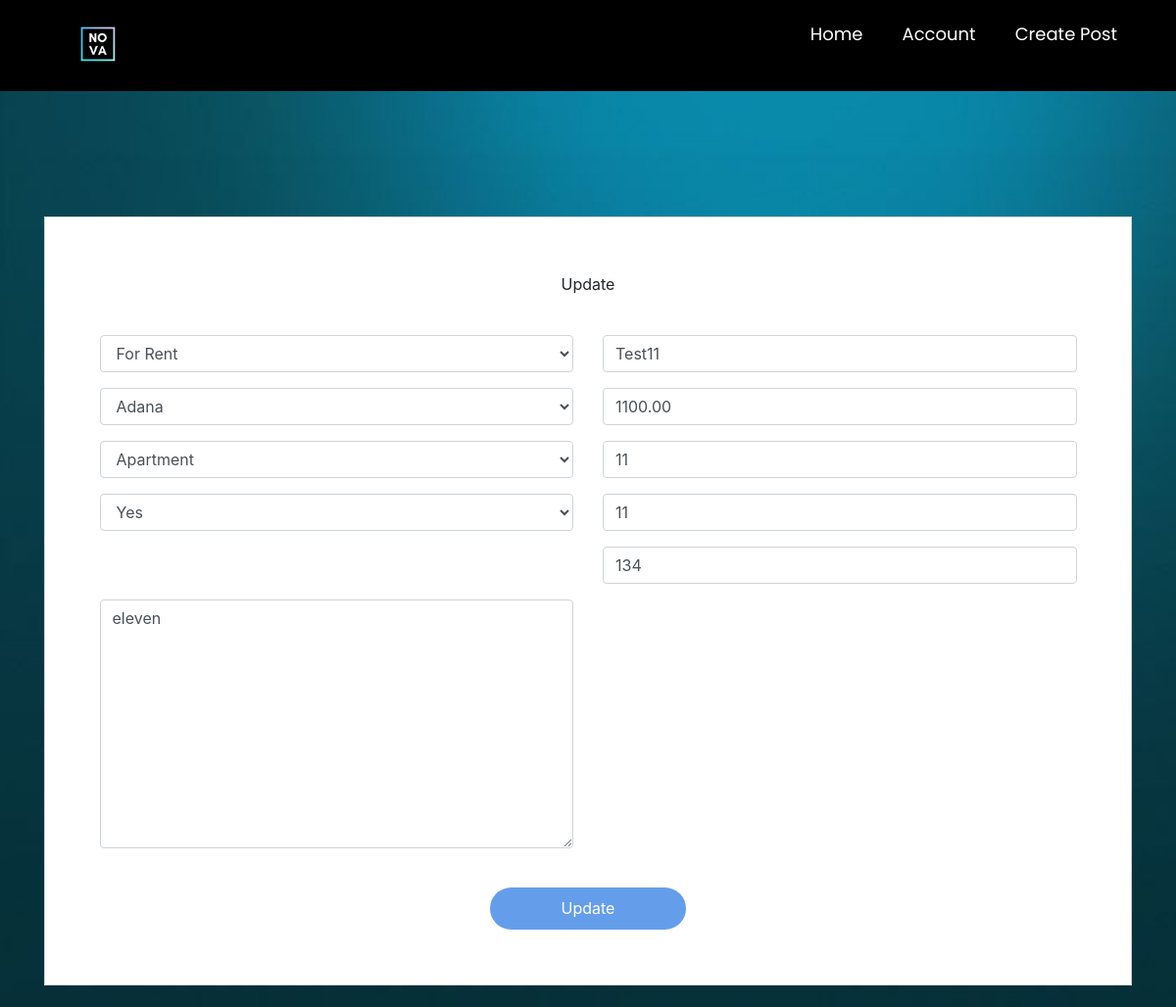
Before: /editpost/13 (signed in) with the older database file.
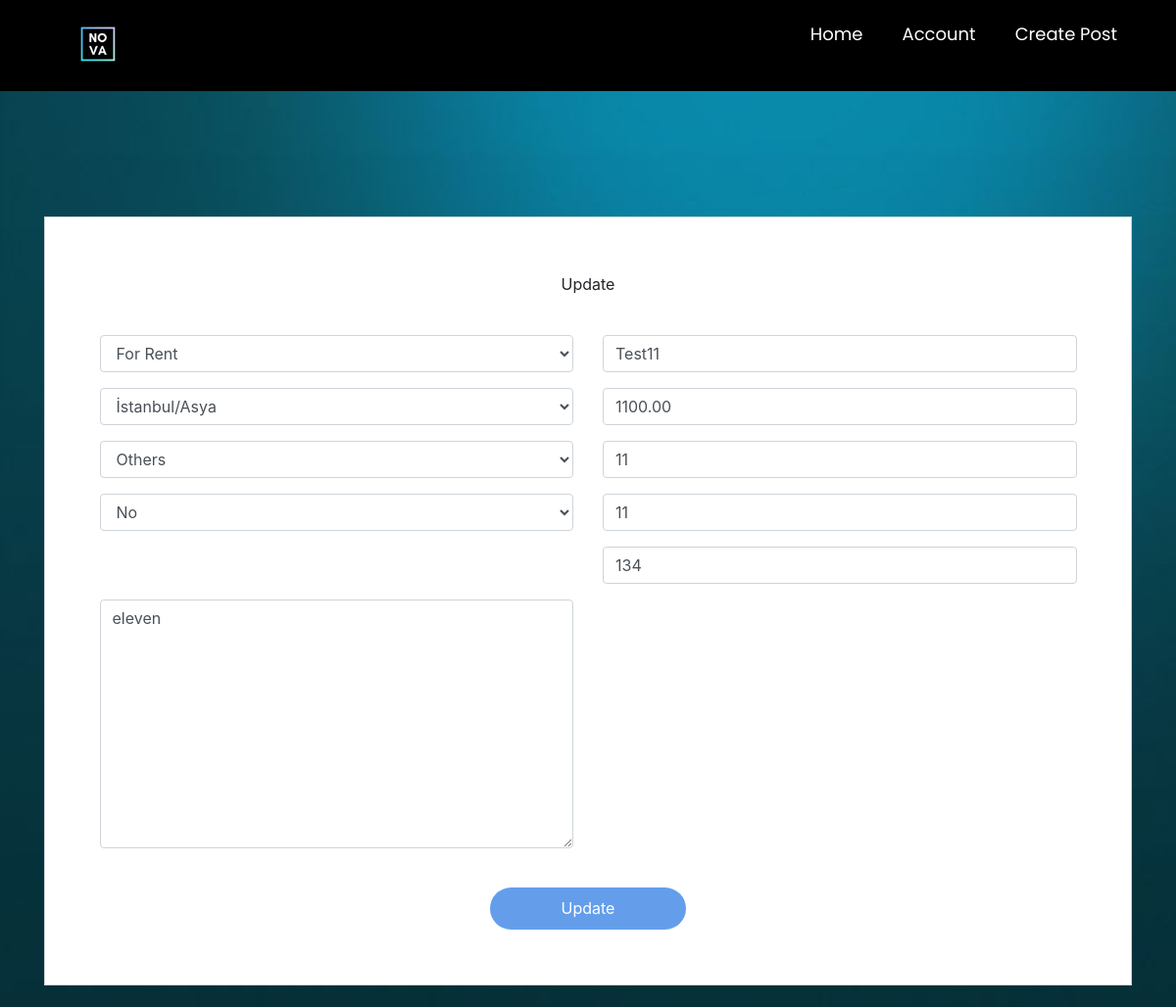
After: the same page with the newer database file.
### main/models.py (models this page shows, shortened)
class Post(models.Model):
    ouruser = models.ForeignKey(ourUser, null=True, on_delete=models.CASCADE)
    post_title = models.CharField(max_length=255,null=True)
    post_description = models.TextField()
    price = models.DecimalField(decimal_places=2 , max_digits=12)
    location = models.CharField(max_length=255,null=True,choices=city)
    postType = models.CharField(choices=RorS , max_length=50, null=True , default='For Sale')
    floor = models.DecimalField(decimal_places=0 , max_digits=3 ,null=True)
    building_age = models.DecimalField(decimal_places=0, max_digits=2 , null=True)
    area = models.DecimalField(decimal_places=0,max_digits=4 ,null=True)
    isFurniture = models.CharField(choices=Furniture ,null=True,max_length=50,default="No")
    building_type = models.CharField(choices=b_types ,null=True ,max_length=50)

### main/views.py (the view)
# urls.py: path('editpost/<int:pk>',views.editpost, name="editpost" ),
@login_required
def editpost(request,pk):
    fuser = Post.objects.get(id=pk)
    p_form = CreatePost(instance=fuser)
    mydict  =  { 'fuser':fuser,'p_form':p_form }
    if request.method == 'POST':
        p_form = CreatePost(request.POST,instance=fuser)
        if p_form.is_valid():
            post=p_form.save()
            fuser.save()
            return redirect('listaddedposts')
    return render(request, 'main/editpost.html',context = mydict)

### main/forms.py
class CreatePost(ModelForm):
    class Meta:
        model = Post
        fields = ['postType' , 'isFurniture' , 'building_type' , 'location' , 'post_title' ,'price' , 'building_age','floor','post_description','area' ]

### main/templates/main/editpost.html (shortened to what this page needs)
{% extends 'main/mainpage.html' %}
{% load widget_tweaks %}
{% block content %}
<head>
  <link href="//maxcdn.bootstrapcdn.com/bootstrap/4.1.1/css/bootstrap.min.css" rel="stylesheet" id="bootstrap-css">
</head>
<br><br>
<body class="body1">
<form method="post" enctype="multipart/form-data">
  <div class="container register-form">
    <div class="form">
      <div class="note">
      </div>
      <div class="form-content">
          <center>
                      <p>Update</p>
          </center>
          <br>
        <div class="row">
          <div class="col-md-6">
            <div class="form-group">
              {% render_field p_form.postType class="form-control" placeholder="Post Type" %}
            </div>
            <div class="form-group">
              {% render_field p_form.location class="form-control" placeholder="Location" %}
            </div>
            <div class="form-group">
              {% render_field p_form.building_type class="form-control" placeholder="Type" %}
            </div>
            <div class="form-group">
              {% render_field p_form.isFurniture class="form-control" placeholder="Furniture" %}
            </div>
          </div>
          <div class="col-md-6">
            <div class="form-group">
              {% render_field p_form.post_title class="form-control" placeholder="Post Title" %}
            </div>
            <div class="form-group">
              {% render_field p_form.price class="form-control" placeholder="Price" %}
            </div>
            <div class="form-group">
              {% render_field p_form.building_age class="form-control" placeholder="Age" %}
            </div>
            <div class="form-group">
              {% render_field p_form.floor class="form-control" placeholder="Floor" %}
            </div>
               <div class="form-group">
              {% render_field p_form.area class="form-control" placeholder="Area" %}
            </div>
          </div>
            <div class="col-md-6">
            <div class="form-group">
              {% render_field p_form.post_description class="form-control" placeholder="Description" %}
            </div>
          </div>
        </div>
          <br>
          <center>
        <button type="submit" class="btnSubmit" style="background: #649eeb; color:white; border-color: #649eeb">Update</button>
      </center>
      </div>
    </div>
  </div>
</form>
</body>
{% endblock content %}

Changed rows visible on the page:
changed Post "For Rent": location "Adana" → "İstanbul/Asya"; building_type "Apartment" → "Others"; isFurniture "Yes" → "No"
